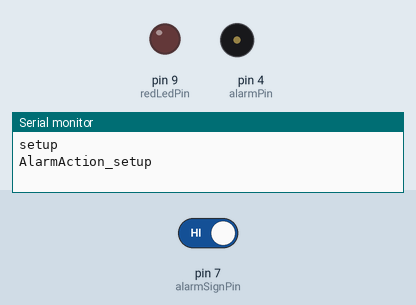
The sketch below on a simulated Arduino Uno, built with avr-gcc and run on an emulated ATmega328P. Parts: output pins drawn as LEDs (lit = HIGH), buzzer (waves = sounding), the last lines printed to the serial monitor. The inputs (shaded band) are chosen by the test bench; at power-on: pin 7 (alarmSignPin) HIGH.

Above: at 1.2 s.
1.3 s: pin 7 (alarmSignPin) driven LOW
At 3.8 s:
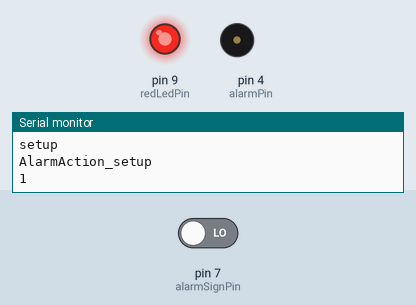
At 7.48 s:
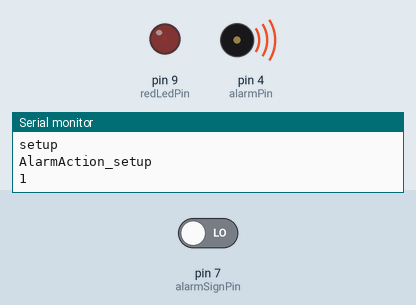
Timing chart, 0 to 10.3 s (numbered marks = the images above; inputs shaded):
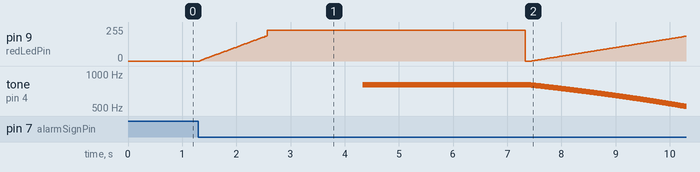

Measured:
- after the input at 1.3 s, tone on pin 4 (alarmPin): plays 800 Hz for 3.1 s, 799 Hz for 0.01 s, 798 Hz for 0.01 s, 797 Hz for 0.01 s, 796 Hz for 0.01 s, 795 Hz for 0.01 s … (285 notes in this stretch), starting after 3.0 s

The sketch:

LaserAlarmer.ino
```cpp
const int alarmSignPin=7;
int laserVal=1;
boolean alarmFlg=false;
void setup() {
  Serial.begin(9600);
  pinMode(alarmSignPin,INPUT);
  Serial.println("setup");
  alarmAction_setup();
}

void loop() {
  laserVal=digitalRead(alarmSignPin);
  if(laserVal==0){
    alarmFlg=true;
  }
  if(alarmFlg){
    Serial.println(alarmFlg);
    alarmAction();
  }
}
```

AlarmAction.ino
```cpp
const int alarmPin = 4;
const int redLedPin=9;

void alarmAction_setup() {
  pinMode(alarmPin,OUTPUT);
  pinMode(redLedPin,OUTPUT);
  Serial.println("AlarmAction_setup");
}
void alarmAction(){

  for(int i=200;i<=800;i++)
  {
    if(i<450){
      analogWrite(redLedPin,map(i, 200, 500, 0, 230));
    }else{
      analogWrite(redLedPin,230);
    }
    tone(alarmPin,i);
    delay(5);
  }
  delay(3000);
  analogWrite(redLedPin,0);
  delay(100);
  for(int i=800;i>=200;i--)
  {
    if(i>450){
      analogWrite(redLedPin,map(800-i, 0, 350, 0, 230));
    }else{
      analogWrite(redLedPin,230);
    }
    tone(alarmPin,i);
    delay(10);
  }
  analogWrite(redLedPin,0);
  delay(100);
}
```
